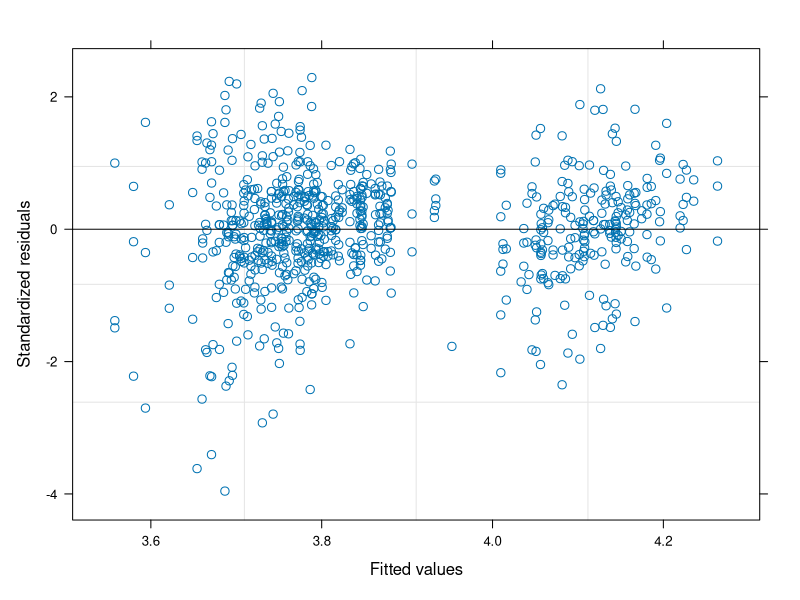
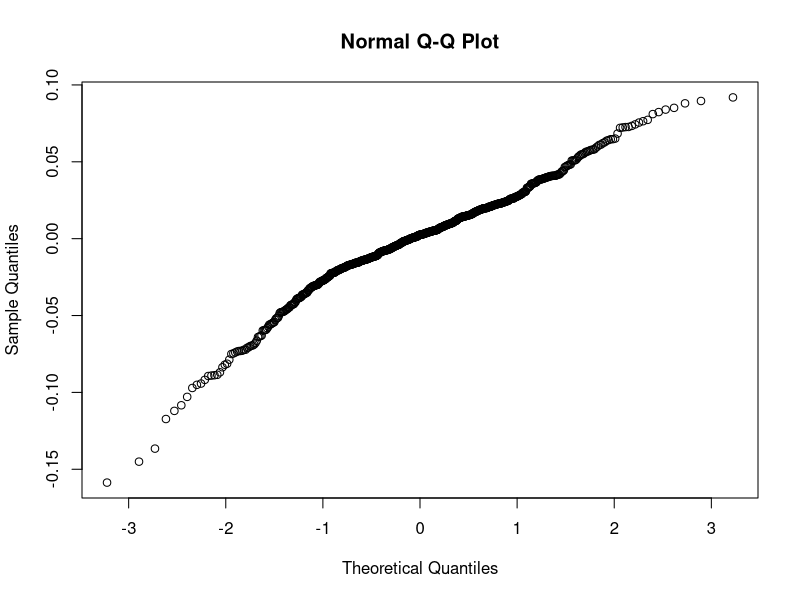
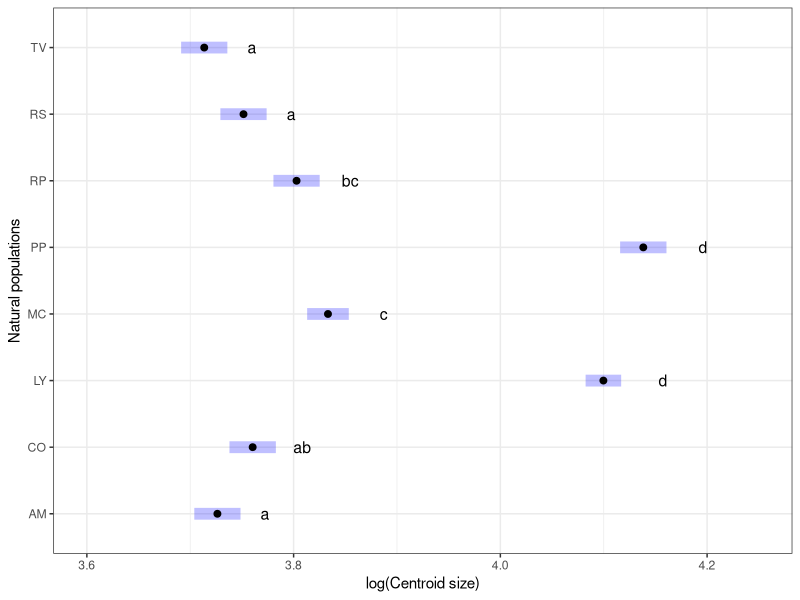
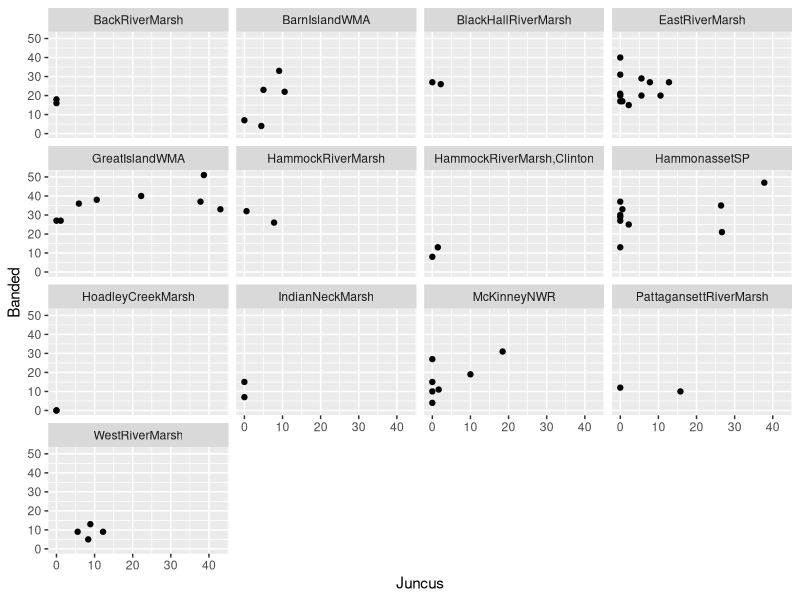
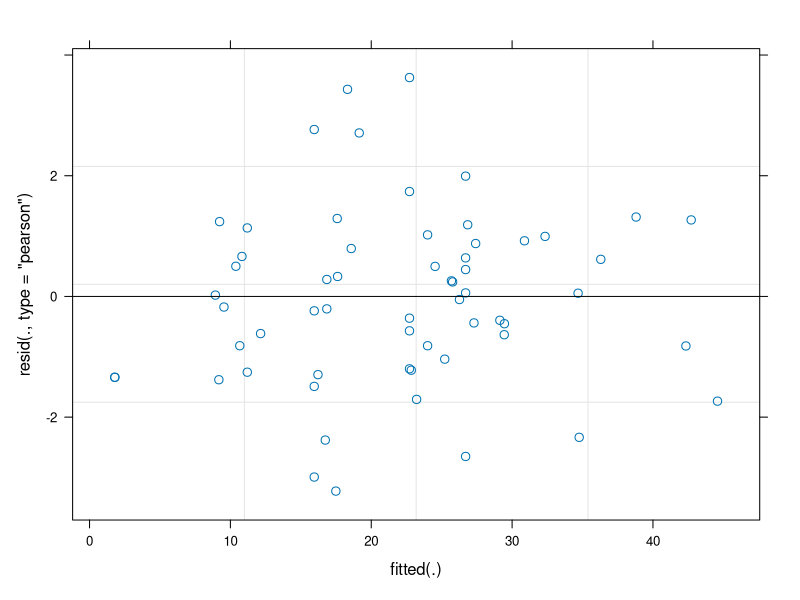
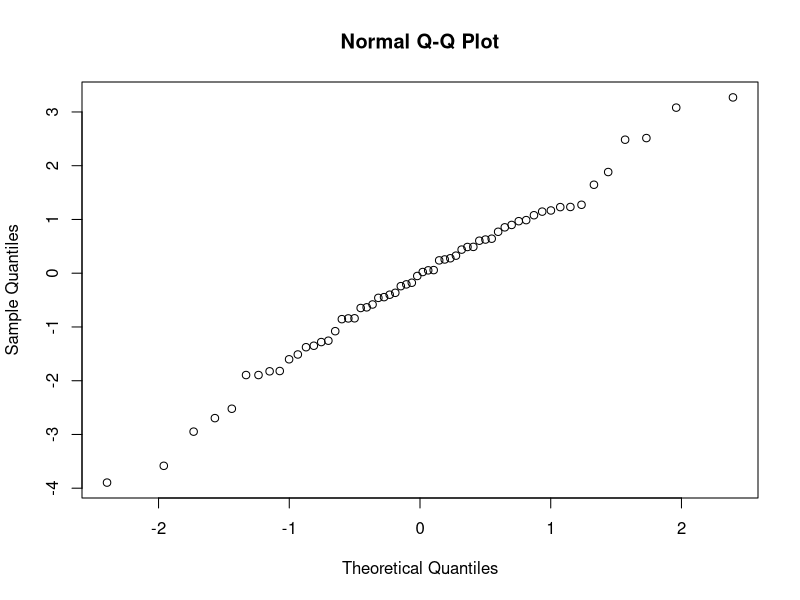

Here is the R script that generated these plots, in order:
## ejemplo 1

library(emmeans)
library(nlme)
library(multcomp)
library(ggplot2)

Csize_mF <- read.csv("floral_size.csv", header = TRUE, stringsAsFactors = TRUE)

## Modelo con nlme (normal, único efecto random posible)
Csize.field1 <- lme(log(CSF) ~ PopF, random = ~ 1 | indivF, data = Csize_mF, method = "REML") 
summary(Csize.field1)


## probar efectos fijos
Csize.field0 <- lme(log(CSF) ~ 1, random = ~ 1 | indivF, data = Csize_mF, method = "ML") 
Csize.field2 <- lme(log(CSF) ~ PopF, random = ~ 1 | indivF, data = Csize_mF, method = "ML") 
anova(Csize.field0, Csize.field2)

# modelo final
Csize.field3 <- lme(log(CSF) ~ PopF, random = ~ 1 | indivF, data = Csize_mF, method = "REML") 
summary(Csize.field3)

# diagnóstico
plot(Csize.field3)
qqnorm(resid(Csize.field3))

# pair-wise differences
CSgrafico_f <- emmeans(Csize.field3, list(pairwise ~ PopF), adjust = "tukey")
CSgrafico_f

# Floral shape in field - plot 
CS_campito <- plot(CSgrafico_f)
letrasF <- cld(CSgrafico_f, Letters = letters)
CS_F <- CS_campito + 
  geom_text(data = letrasF, aes(letrasF$emmean, letrasF$PopF, label = letrasF$.group),
            position = position_nudge(x = 0.05), 
            size = 4) +
  labs(x= "log(Centroid size)", y = "Natural populations") + 
  xlim(3.6,4.25) +
  theme_bw()

CS_F

## ejemplo 2

library(lme4)
library(ggplot2)

banded <- read.table("bandedSP.txt", header = TRUE)

# exploración
ggplot(banded, aes(x=Juncus,y=Banded))+geom_point()+facet_wrap(.~Site)

# diferentes modelos random (sólo ML)
m1 <- glmer(Banded ~ Juncus + (1|Site), data = banded, 
            family = poisson)
m2 <- glmer(Banded ~ Juncus + (0+Juncus|Site) + (1|Site), data = banded, 
            family = poisson)
# NOTA: la forma (Juncus|Site) no ajusta.

AIC(m1, m2)
BIC(m1, m2)

# diferentes modelos fijos
m3 <- glmer(Banded ~ 1 + (1|Site), data = banded, 
            family = poisson)
m4 <- glmer(Banded ~ Juncus + (1|Site), data = banded, 
            family = poisson)

anova(m3, m4)

summary(m4)

## Debemos chequear la sobredispersión siempre en el modelo más complejo

overdisp_fun <- function(m) {
  rdf <- df.residual(m)
  rp <- residuals(m,type="pearson")
  Pearson.chisq <- sum(rp^2)
  prat <- Pearson.chisq/rdf
  pval <- pchisq(Pearson.chisq, df=rdf, lower.tail=FALSE)
  c(chisq=Pearson.chisq,ratio=prat,rdf=rdf,p=pval)
}

overdisp_fun(m2)

# diagnóstico
plot(m4)
qqnorm(resid(m4))

# si hubiera sobredispersión podríamos usar quasipoisson con
library(MASS)

q1 <- glmmPQL(Banded ~ Juncus, random = ~1|Site, data = banded, 
              family = poisson)

summary(q1)
